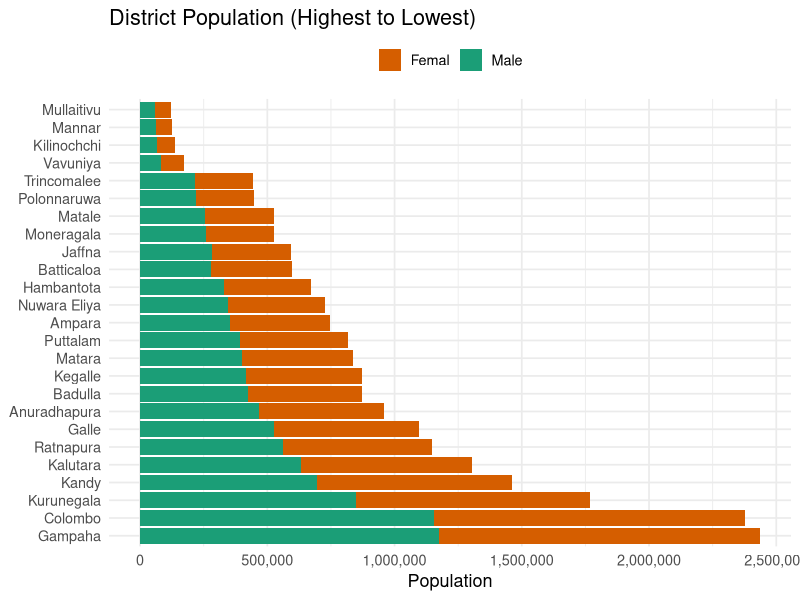

The R source for this figure:
## ---- chunk 1
#| echo: false
#| message: false
#| warning: false
#| fig-cap: "Figure 6: District-wise Population based on 2024 Census"
#| out-width: 100%
library(tidyverse)
population <- read_csv("population.csv")
library(dplyr)
library(ggplot2)
library(forcats)

library(dplyr)
library(tidyr)
library(ggplot2)

population_long <- population %>%
  arrange(desc(Total)) %>% 
  mutate(
    District = factor(District, levels = District)
  ) %>%
  pivot_longer(
    cols = c(Male, Femal),
    names_to = "Gender",
    values_to = "Population"
  )

ggplot(population_long,
       aes(x = Population, 
           y = District, 
           fill = Gender)) +
  geom_col() +
  scale_fill_manual(
    values = c(
      "Male" = "#1b9e77",   
      "Femal" = "#D55E00"   # orange
    )
  ) +
  scale_x_continuous(labels = scales::comma) +
  labs(
    title = "District Population (Highest to Lowest)",
    x = "Population",
    y = NULL,
    fill = NULL
  ) +
  theme_minimal(base_size = 13) +
  theme(
    legend.position = "top"
  )
